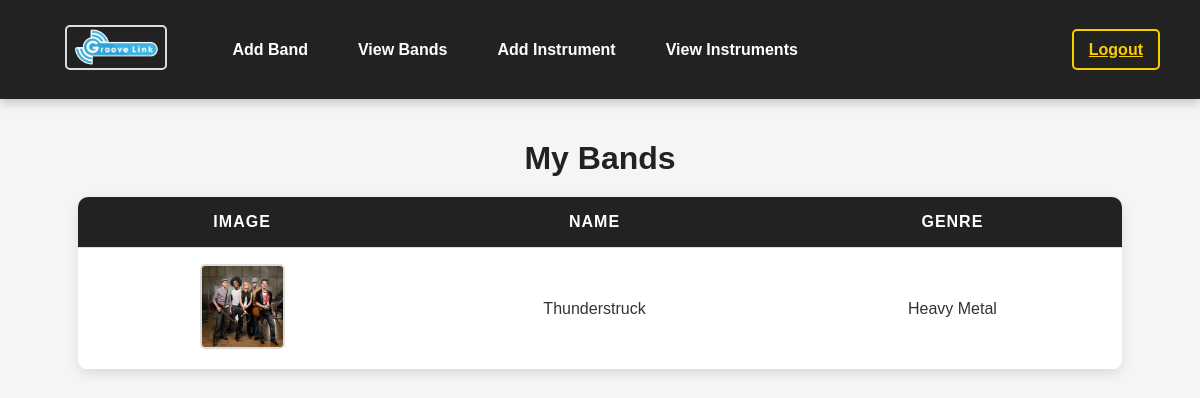
The page /viewband/ (signed in) on the database its author committed.
### app/models.py (models this page shows, shortened)
class BandTeam(models.Model):
    staf = models.ForeignKey(Staf, on_delete=models.CASCADE, related_name="bands")
    name = models.CharField(max_length=100)
    genre = models.CharField(max_length=100)
    description = models.TextField()
    image = models.ImageField(upload_to="bands/")

### app/views.py (the view)
# urls.py: path("viewband/", views.view_band_teams, name="view_band_teams"),
def view_band_teams(request):
    if "user_id" not in request.session:
        return redirect("login")
    if request.session["user_type"] == "Admin":
        bands = BandTeam.objects.all()  # Admin sees all bands
    elif request.session["user_type"] == "Seller":
        staf = get_object_or_404(Staf, id=request.session["user_id"])
        bands = BandTeam.objects.filter(staf=staf)  # Seller sees only their bands
    else:
        return redirect("unauthorized")
    return render(request, "staf/view_band_teams.html", {"bands": bands})

### templates/staf/view_band_teams.html (shortened to what this page needs)
<!DOCTYPE html>
<html lang="en">
<head>
</head>
<body>
    <nav>
        <div class="nav-links">
            <a class="logo" href="../stafhome"><img src="../static/unnamed.png" alt="Logo"></a>
            <a href="../addband">Add Band</a>
            <a href="../viewband">View Bands</a>
            <a href="../addproduct">Add Instrument</a>
            <a href="../viewproduct">View Instruments</a>
        </div>
        <div class="logout">
            <a href="../logout">Logout</a>
        </div>
    </nav>
    <div class="content">
        <h2>My Bands</h2>
        <table>
            <thead>
                <tr>
                    <th>Image</th>
                    <th>Name</th>
                    <th>Genre</th>
                </tr>
            </thead>
            <tbody>
                {% for band in bands %}
                <tr>
                    <td>
                        {% if band.image %}
                            <img src="{{ band.image.url }}" alt="{{ band.name }}">
                        {% else %}
                            No Image Available
                        {% endif %}
                    </td>
                    <td>{{ band.name }}</td>
                    <td>{{ band.genre }}</td>
                </tr>
                {% endfor %}
            </tbody>
        </table>
    </div>
</body>
</html>

### templates/staf/view_band_teams.html (style rules this page uses)
* { margin: 0; padding: 0; box-sizing: border-box; font-family: 'Arial', sans-serif; }
body { background-color: #f5f5f5; color: #333; display: flex; flex-direction: column; align-items: center; justify-content: center; padding: 20px; }
nav { width: 100%; background: #222; padding: 15px 40px; display: flex; justify-content: space-between; align-items: center; position: fixed; top: 0; left: 0; z-index: 1000; box-shadow: 0px 4px 10px rgba(0, 0, 0, 0.2); }
.nav-links { display: flex; align-items: center; }
.nav-links a { color: white; text-decoration: none; margin: 0 15px; font-weight: bold; transition: 0.3s; padding: 10px; border-radius: 5px; }
.logout a { color: #ffcc00; font-weight: bold; padding: 10px 15px; border: 2px solid #ffcc00; border-radius: 5px; transition: 0.3s ease-in-out; }
.logo img { height: 45px; width: auto; margin-right: 15px; }
.content { margin-top: 120px; width: 90%; max-width: 1100px; text-align: center; }
h2 { margin-bottom: 20px; font-size: 32px; color: #222; }
table { width: 100%; border-collapse: collapse; background: white; box-shadow: 0px 4px 12px rgba(0, 0, 0, 0.1); border-radius: 10px; overflow: hidden; margin-top: 20px; }
th, td { padding: 16px; text-align: center; border-bottom: 1px solid #ddd; font-size: 16px; }
th { background: #222; color: white; text-transform: uppercase; letter-spacing: 1px; }
img { width: 85px; height: 85px; object-fit: cover; border-radius: 5px; border: 2px solid #ddd; }

### rows shown on the page
BandTeam: image (picture), name "Thunderstruck", genre "Heavy Metal"
